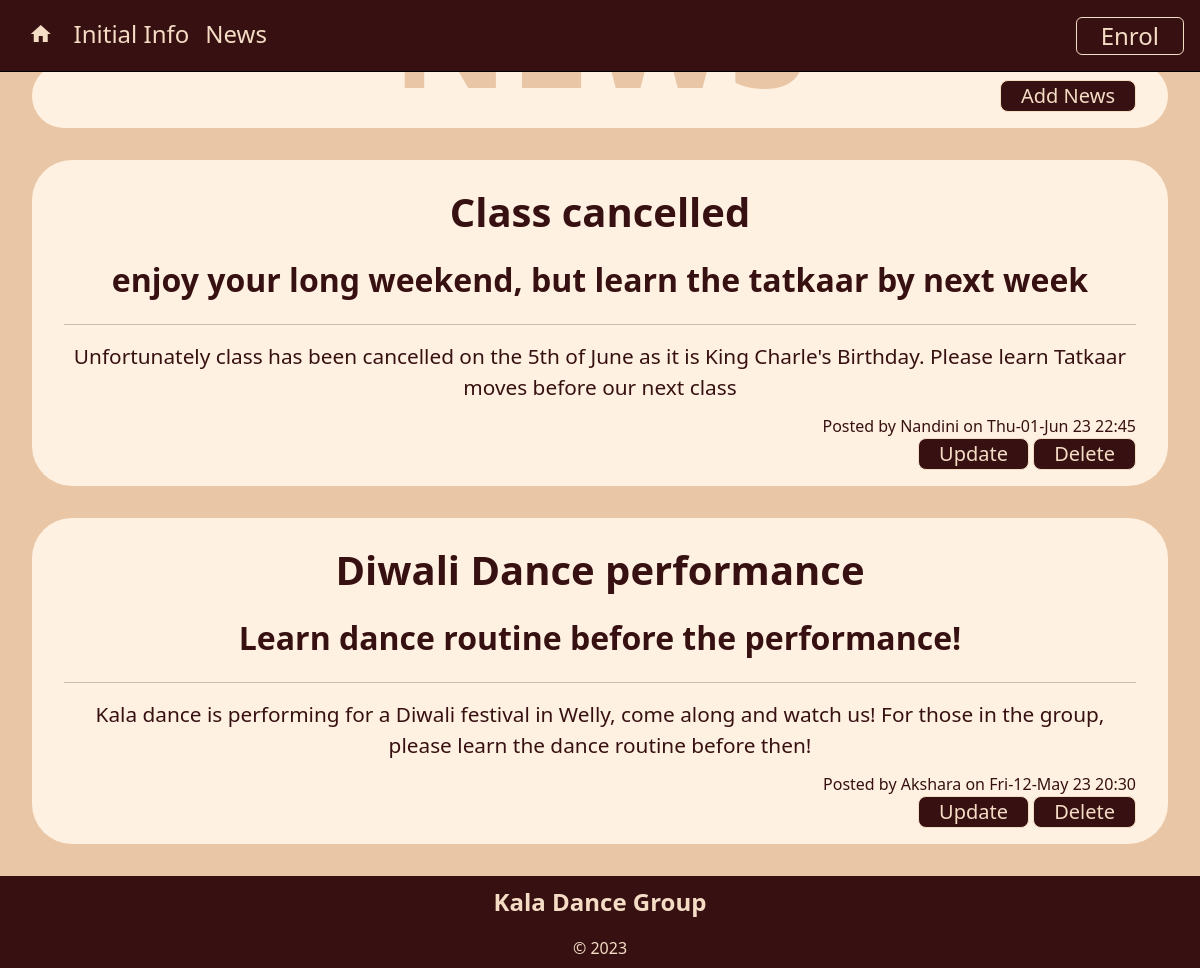
Page /news on the committed database.
### tables this page shows
CREATE TABLE news(
    news_id integer primary key autoincrement,
    title text not null unique,
    subtitle text not null unique,
    content text not null unique,
    newsdate date not null,
    member_id integer not null,
    foreign key(member_id) references member(member_id)
);

CREATE TABLE member(
    member_id integer primary key autoincrement,
    firstname text not null,
    surname text not null,
    email text  not null unique,
    age_group text not null,
    about_me text,
    password text not null,
    authorisation integer not null
);

### server.py (the view)
@app.route('/news')
def news():
    sql = """ select news.news_id, news.title, news.subtitle, news.content, news.newsdate, member.firstname
    from news
    join member on news.member_id = member.member_id
    order by news.newsdate desc;
    """
    result = run_search_query_tuples(sql, (), db_path, True)
    print(result)
    return render_template("news.html", news=result)

### db_function.py (called while the page is built)
def run_search_query_tuples(sql_query,values_tuple, file_path, rowfactory=False):
    result = None
    try:
        db = sqlite3.connect(file_path)
        if rowfactory:
            db.row_factory = sqlite3.Row
        cursor = db.cursor()
        cursor.execute(sql_query,values_tuple)
        result = cursor.fetchall()
        cursor.close()
    except sqlite3.Error as error:
        print("Error running search query tuples: {}".format(error))
        return None
    db.close()
    if result is None:
        print("No search values were found")
    return result

### server.py (called while the page is built)
@app.template_filter()
def news_date(sqlite_dt):
    x = datetime.strptime(sqlite_dt, '%Y-%m-%d %H:%M:%S')
    return x.strftime('%a-%d-%b %y %H:%M')

### templates/news.html (shortened to what this page needs)
{% extends "layout.html" %}
{% block content %}
<div class="news">
    <div class="text-end">
        <a class="btn btn-lg btn-outline" href="">Add News</a>
    </div>
</div>
{% for row in news %}
<div class="news">
    <h2>{{ row['title'] }}</h2>
    <div class="subtitle">{{ row['subtitle'] }}</div>
    <hr>
    <p class="news-text">{{ row['content'] }}</p>
    <div class="news-meta text-end">Posted by {{ row['firstname'] }} on {{ row['newsdate'] | news_date}}</div>
    <div class="text-end news-meta">
        <a class="btn btn-lg btn-outline" href="">Update</a>
        <a class="btn btn-lg btn-outline" href="">Delete</a>
    </div>
</div>
{% endfor %}
{% endblock %}

### templates/layout.html (shortened to what this page needs)
<!DOCTYPE html>
<html lang="en">
<head>
<link href="https://cdn.jsdelivr.net/npm/bootstrap@5.2.3/dist/css/bootstrap.min.css" rel="stylesheet">
<link rel="stylesheet" href="static/StyleSheet.css">
</head>
<body>
<div class="container-fluid">
    <nav class="navbar navbar-expand-lg navbar-dark px-3 py-3.5 fixed-top">
    <div class="collapse navbar-collapse" id="collapsibleNavbar">
        <ul class="navbar-nav">
            <li class="nav-item">
                <a class="nav-link" href="/"><i class="material-icons">home</i></a>
            </li>
            <li class="nav-item">
                <a class="nav-link" href="/initialinfo">Initial Info</a>
            </li>
            <li class="nav-item">
                <a class="nav-link" href="/news">News</a>
            </li>
        </ul>
        <div class="ms-auto nav-item">
            <a class="nav-link btn btn-outline" href="/enrol">Enrol</a></div>
    </div>
</nav>
</div>
<div class="container-fluid position-relative mb-0">
    <div class="text-float">
        <div class="header">{% block header %}{% endblock %} </div>
    </div>
</div>
{% block content %}
{% endblock %}
<footer class="container-fluid footer-content">
    <p>Kala Dance Group</p>
    <div>&copy; 2023</div>
</footer>
</body>
</html>

### static/StyleSheet.css (style rules this page uses)
:root { --beige: rgb(233, 198, 165); --almond: rgb(255, 241, 225); --light-beige: rgb(245, 220, 197); --maroon: rgb(55, 17, 18); --light-maroon: rgb(88, 23, 24); }
body { font-family: 'Noto Sans', sans-serif; font-size: 100%; background-color: var(--beige); }
.navbar { background-color: var(--maroon); border-bottom: 1px solid black; }
.nav-link { text-align: center; font-size: 1.5em; color: var(--light-beige); }
nav .btn-outline { display: inline-block; }
.material-icons { padding: 0.25em 0.2em; }
.btn { background-color: var(--maroon); color: var(--light-beige); }
.btn-outline { border: 1px solid var(--light-beige); padding: 0em 1em; }
h2 { font-size: 2.5em; text-align: center; font-weight: 600; padding: 0.3em 0; color: var(--maroon); }
li { color: var(--maroon); }
.container-fluid { border: 0px; padding:0; }
.news { border: 0px solid blue; background-color: var(--almond); padding: 1em 2em; margin-bottom: 2em; margin-top: 2em; margin-left: 2em; margin-right: 2em; border-radius: 40px; }
.text-float { font-size: 3em; text-align: center; font-weight: 600; color: var(--beige); position:absolute; left:50%; top:50%; width:100%; transform:translate(-50%,-50%); border: 0px solid green; }
.text-float .header { font-size: 3em; }
.subtitle { font-size: 2em; text-align: center; font-weight: 550; color: var(--maroon); padding-bottom: 0.125em; }
.news-text { font-size: 1.3em; text-align: center; font-weight: 500; margin: 0; color: var(--maroon); padding-bottom: 0.5em; }
.news-meta { font-size: 1em; color: var(--maroon); }
.footer-content { background-color: var(--maroon); text-align: center; padding: 0.5em 0 0.5em 0; color: var(--light-beige); }
.footer-content p:first-child { font-weight:600; font-size: 1.5em; }

### rows in the picture
news: title "Class cancelled", subtitle "enjoy your long weekend, but learn the tatkaar by next week", content "Unfortunately class has been cancelled on the 5th of June as it is King Charle's Birthday. Please learn Tatkaar moves before our next class", firstname "Nandini", newsdate|news_date "Thu-01-Jun 23 22:45"
news: title "Diwali Dance performance", subtitle "Learn dance routine before the performance!", content "Kala dance is performing for a Diwali festival in Welly, come along and watch us! For those in the group, please learn the dance routine before then!", firstname "Akshara", newsdate|news_date "Fri-12-May 23 20:30"
